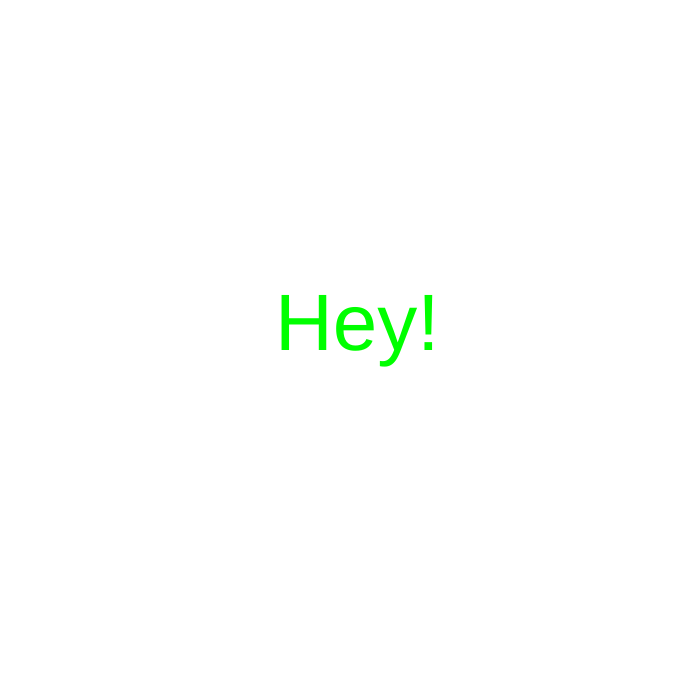
Frame 1 (no input)
Frame 60 (no input): identical to frame 1, image omitted
Frame 120 (the mouse pressed at the canvas centre since frame 60): identical to frame 1, image omitted

The p5.js sketch that drew this single still picture (run headless with seeded random() and noise() and a simulated clock; from frame 60 on, the mouse is pressed at the canvas centre):

// p5.js sketch
// ── sketch.js
function setup() {
  createCanvas(700, 700);
  textSize(80);       //Define the font and text size
  textFont("Helvetica")
}

function draw() {
  background(255);
  fill(0,255,0)
  text("Hey!", 275, 350); //Draw the text in the middle of the screen
}
